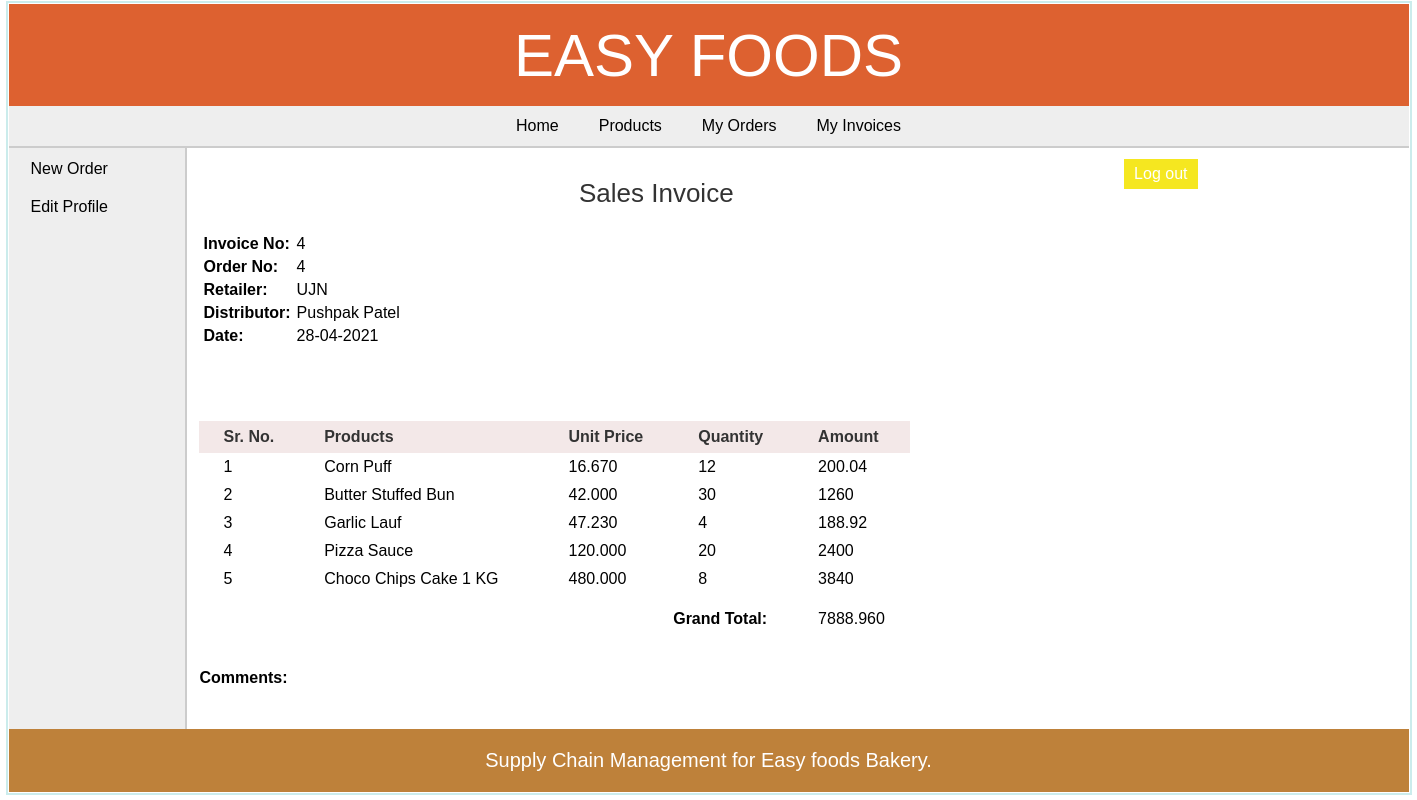
The page /retailer/view_invoice_items.php?id=4 (signed in) on the database its author committed.
### tables this page shows
CREATE TABLE `invoice` (
  `invoice_id` int(11) NOT NULL,
  `order_id` int(11) NOT NULL,
  `retailer_id` int(11) NOT NULL,
  `dist_id` int(11) NOT NULL,
  `date` date NOT NULL,
  `total_amount` decimal(10,3) NOT NULL,
  `comments` text
);

CREATE TABLE `area` (
  `area_id` int(11) NOT NULL,
  `area_name` varchar(50) NOT NULL,
  `area_code` varchar(10) NOT NULL
);

CREATE TABLE `distributor` (
  `dist_id` int(11) NOT NULL,
  `dist_name` varchar(25) NOT NULL,
  `dist_email` varchar(50) DEFAULT NULL,
  `dist_phone` varchar(10) NOT NULL,
  `dist_address` varchar(200) DEFAULT NULL
);

CREATE TABLE `invoice_items` (
  `invoice_items_id` int(11) NOT NULL,
  `invoice_id` int(11) NOT NULL,
  `product_id` int(11) NOT NULL,
  `quantity` int(6) NOT NULL
);

CREATE TABLE `products` (
  `pro_id` int(11) NOT NULL,
  `pro_name` varchar(25) NOT NULL,
  `pro_desc` text,
  `pro_price` decimal(10,3) NOT NULL,
  `unit` int(11) NOT NULL,
  `pro_cat` int(11) NOT NULL,
  `quantity` int(6) DEFAULT NULL
);

### retailer/view_invoice_items.php (the view, shortened to what this page needs)
<?php
	require("../includes/config.php");
	if(isset($_SESSION['retailer_login'])) {
		if(isset($_GET['id'])){
			$invoice_id = $_GET['id'];
			$queryInvoiceItems = "SELECT *,invoice_items.quantity as quantity FROM invoice,invoice_items,products WHERE invoice.invoice_id='$invoice_id' AND invoice_items.product_id=products.pro_id AND invoice_items.invoice_id=invoice.invoice_id";
			$resultInvoiceItems = mysqli_query($con,$queryInvoiceItems);
			$querySelectInvoice = "SELECT * FROM invoice,retailer,distributor,area WHERE invoice_id='$invoice_id' AND invoice.retailer_id=retailer.retailer_id AND retailer.area_id=area.area_id AND invoice.dist_id=distributor.dist_id";
			$resultSelectInvoice = mysqli_query($con,$querySelectInvoice);
			$rowSelectInvoice = mysqli_fetch_array($resultSelectInvoice);
		}
	}
	else {
		header('Location:../index.php');
	}
?>
<!DOCTYPE html>
<html>
<head>
	<link rel="stylesheet" href="../includes/main_style.css" >
</head>
<body>
	<?php
		include("../includes/header.inc.php");
		include("../includes/nav_retailer.inc.php");
		include("../includes/aside_retailer.inc.php");
	?>
	<section>
		<h1 style="text-align:center;">Sales Invoice</h1>
		<table class="table_infoFormat">
		<tr>
			<td><b> Invoice No: </b></td>
			<td> <?php echo $rowSelectInvoice['invoice_id']; ?> </td>
		</tr>
		<tr>
			<td><b> Order No: </b></td>
			<td> <?php echo $rowSelectInvoice['order_id']; ?> </td>
		</tr>
		<tr>
			<td><b> Retailer: </b></td>
			<td> <?php echo $rowSelectInvoice['area_code']; ?> </td>
		</tr>
		<tr>
			<td><b> Distributor: </b></td>
			<td> <?php echo $rowSelectInvoice['dist_name']; ?> </td>
		</tr>
		<tr>
			<td><b> Date: </b></td>
			<td> <?php echo date("d-m-Y",strtotime($rowSelectInvoice['date'])); ?> </td>
		</tr>
		</table>
		<form action="" method="POST" class="form">
		<table class="table_invoiceFormat" style="margin-top:50px;">
			<tr>
				<th style="padding-right:25px;"> Sr. No. </th>
				<th style="padding-right:150px;"> Products </th>
				<th style="padding-right:30px;"> Unit Price </th>
				<th style="padding-right:30px;"> Quantity </th>
				<th> Amount </th>
			</tr>
			<?php $i=1; while($rowInvoiceItems = mysqli_fetch_array($resultInvoiceItems)) { ?>
			<tr>
				<td> <?php echo $i; ?> </td>
				<td> <?php echo $rowInvoiceItems['pro_name']; ?> </td>
				<td> <?php echo $rowInvoiceItems['pro_price']; ?> </td>
				<td> <?php echo $rowInvoiceItems['quantity']; ?> </td>
				<td> <?php echo $rowInvoiceItems['quantity']*$rowInvoiceItems['pro_price']; ?> </td>
			</tr>
			<?php $i++; } ?>
			<tr style="height:40px;vertical-align:bottom;">
				<td colspan="4" style="text-align:right;"><b> Grand Total: </b></td>
				<td>
				<?php
					mysqli_data_seek($resultInvoiceItems,0);
					$rowInvoiceItems = mysqli_fetch_array($resultInvoiceItems);
					echo $rowInvoiceItems['total_amount'];
				?>
				</td>
			</tr>
		</table><br/><br/>
		<b>Comments:</b> <br/> <?php echo $rowSelectInvoice['comments']; ?>
		</form>
	</section>
	<?php
		include("../includes/footer.inc.php");
	?>
</body>
</html>

### includes/main_style.css (style rules this page uses)
* { font-family: arial,sans-serif; margin:0px; padding:1px; }
body { width:1400px; margin:auto; border:2px solid #cbecec; }
section { width:1000px; padding:10px; padding-bottom:40px; }
section h1 { margin-bottom:10px; font-weight:normal; color:#333; font-size: 26px; }
table { border-collapse: collapse; }
.table_invoiceFormat th { background-color:rgb(243, 232, 232); color:#333; padding: 7px 25px; }
.table_invoiceFormat tr { border:none; }
.table_invoiceFormat td,.table_invoiceFormat tr { padding: 5px 25px; text-align: left; }
.table_infoFormat { margin:20px 5px 25px; }
.table_infoFormat td { padding:5px 5px 0px 0px; }
.table_infoFormat td:first-child { font-weight:bold; }

### rows shown on the page
invoice: invoice_id "4", order "4", area.area_code "UJN", dist.dist_name "Pushpak Patel", date "28-04-2021", total_amount "7888.960"
invoice_items: product.pro_name "Corn Puff", product.pro_price "16.670", quantity "12", $rowInvoiceItems['quantity']*$rowInvoiceItems['pro_price'] "200.04"
invoice_items: product.pro_name "Butter Stuffed Bun", product.pro_price "42.000", quantity "30", $rowInvoiceItems['quantity']*$rowInvoiceItems['pro_price'] "1260"
invoice_items: product.pro_name "Garlic Lauf", product.pro_price "47.230", quantity "4", $rowInvoiceItems['quantity']*$rowInvoiceItems['pro_price'] "188.92"
invoice_items: product.pro_name "Pizza Sauce", product.pro_price "120.000", quantity "20", $rowInvoiceItems['quantity']*$rowInvoiceItems['pro_price'] "2400"
invoice_items: product.pro_name "Choco Chips Cake 1 KG", product.pro_price "480.000", quantity "8", $rowInvoiceItems['quantity']*$rowInvoiceItems['pro_price'] "3840"
